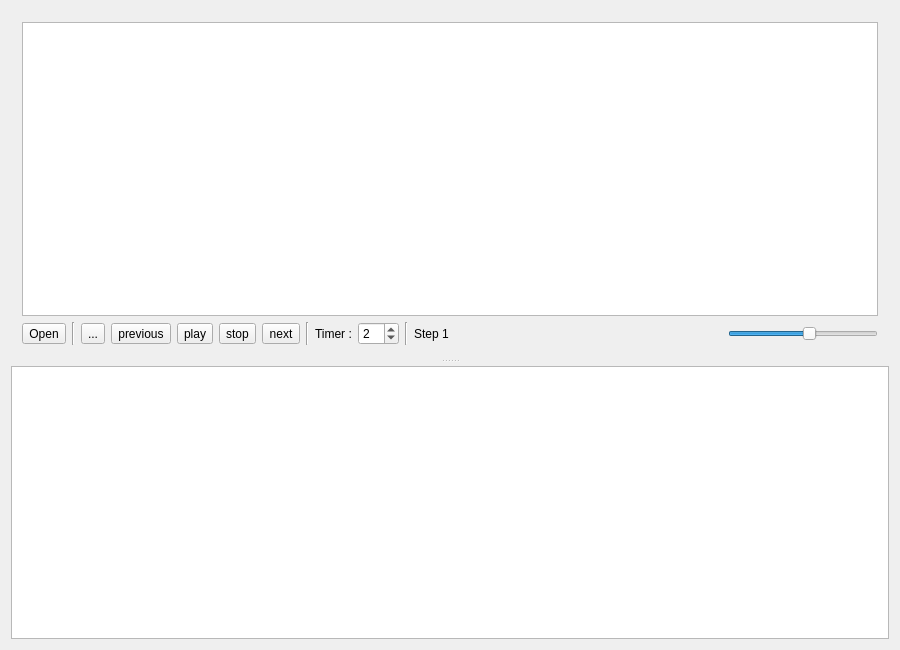
<?xml version="1.0" encoding="UTF-8"?>
<ui version="4.0">
 <class>MainWindow</class>
 <widget class="QMainWindow" name="MainWindow">
  <property name="geometry">
   <rect>
    <x>0</x>
    <y>0</y>
    <width>900</width>
    <height>650</height>
   </rect>
  </property>
  <property name="windowTitle">
   <string>Pert Algorithme Modeling</string>
  </property>
  <property name="windowIcon">
   <iconset resource="resource.qrc">
    <normaloff>:/new/prefix1/icon/MoPert.ico</normaloff>:/new/prefix1/icon/MoPert.ico</iconset>
  </property>
  <widget class="QWidget" name="centralWidget">
   <layout class="QGridLayout" name="gridLayout">
    <item row="0" column="0">
     <widget class="QSplitter" name="splitter">
      <property name="orientation">
       <enum>Qt::Vertical</enum>
      </property>
      <property name="handleWidth">
       <number>10</number>
      </property>
      <widget class="QWidget" name="layoutWidget">
       <layout class="QVBoxLayout" name="verticalLayout">
        <item>
         <widget class="QGraphicsView" name="pertView">
          <property name="renderHints">
           <set>QPainter::Antialiasing|QPainter::HighQualityAntialiasing|QPainter::SmoothPixmapTransform|QPainter::TextAntialiasing</set>
          </property>
         </widget>
        </item>
        <item>
         <layout class="QHBoxLayout" name="horizontalLayout">
          <item>
           <widget class="QToolButton" name="openButton">
            <property name="text">
             <string>Open</string>
            </property>
            <property name="icon">
             <iconset resource="resource.qrc">
              <normaloff>:/new/prefix1/icon/open.ico</normaloff>:/new/prefix1/icon/open.ico</iconset>
            </property>
            <property name="iconSize">
             <size>
              <width>32</width>
              <height>32</height>
             </size>
            </property>
           </widget>
          </item>
          <item>
           <widget class="Line" name="line">
            <property name="orientation">
             <enum>Qt::Vertical</enum>
            </property>
           </widget>
          </item>
          <item>
           <widget class="QToolButton" name="repeatButton">
            <property name="text">
             <string>...</string>
            </property>
            <property name="icon">
             <iconset resource="resource.qrc">
              <normaloff>:/new/prefix1/icon/repeat.ico</normaloff>:/new/prefix1/icon/repeat.ico</iconset>
            </property>
            <property name="iconSize">
             <size>
              <width>32</width>
              <height>32</height>
             </size>
            </property>
           </widget>
          </item>
          <item>
           <widget class="QToolButton" name="previousButton">
            <property name="text">
             <string>previous</string>
            </property>
            <property name="icon">
             <iconset resource="resource.qrc">
              <normaloff>:/new/prefix1/icon/rewind.ico</normaloff>:/new/prefix1/icon/rewind.ico</iconset>
            </property>
            <property name="iconSize">
             <size>
              <width>32</width>
              <height>32</height>
             </size>
            </property>
           </widget>
          </item>
          <item>
           <widget class="QToolButton" name="playButton">
            <property name="text">
             <string>play</string>
            </property>
            <property name="icon">
             <iconset resource="resource.qrc">
              <normaloff>:/new/prefix1/icon/play.ico</normaloff>:/new/prefix1/icon/play.ico</iconset>
            </property>
            <property name="iconSize">
             <size>
              <width>32</width>
              <height>32</height>
             </size>
            </property>
           </widget>
          </item>
          <item>
           <widget class="QToolButton" name="stopButton">
            <property name="text">
             <string>stop</string>
            </property>
            <property name="icon">
             <iconset resource="resource.qrc">
              <normaloff>:/new/prefix1/icon/stop.ico</normaloff>:/new/prefix1/icon/stop.ico</iconset>
            </property>
            <property name="iconSize">
             <size>
              <width>32</width>
              <height>32</height>
             </size>
            </property>
           </widget>
          </item>
          <item>
           <widget class="QToolButton" name="nextButton">
            <property name="text">
             <string>next</string>
            </property>
            <property name="icon">
             <iconset resource="resource.qrc">
              <normaloff>:/new/prefix1/icon/forward.ico</normaloff>:/new/prefix1/icon/forward.ico</iconset>
            </property>
            <property name="iconSize">
             <size>
              <width>32</width>
              <height>32</height>
             </size>
            </property>
           </widget>
          </item>
          <item>
           <widget class="Line" name="line_2">
            <property name="orientation">
             <enum>Qt::Vertical</enum>
            </property>
           </widget>
          </item>
          <item>
           <widget class="QLabel" name="label">
            <property name="text">
             <string>Timer :</string>
            </property>
           </widget>
          </item>
          <item>
           <widget class="QSpinBox" name="timerSpinBox">
            <property name="maximum">
             <number>10</number>
            </property>
            <property name="value">
             <number>2</number>
            </property>
           </widget>
          </item>
          <item>
           <widget class="Line" name="line_3">
            <property name="orientation">
             <enum>Qt::Vertical</enum>
            </property>
           </widget>
          </item>
          <item>
           <widget class="QLabel" name="stepLabel">
            <property name="text">
             <string>Step 1</string>
            </property>
           </widget>
          </item>
          <item>
           <spacer name="horizontalSpacer">
            <property name="orientation">
             <enum>Qt::Horizontal</enum>
            </property>
            <property name="sizeHint" stdset="0">
             <size>
              <width>40</width>
              <height>20</height>
             </size>
            </property>
           </spacer>
          </item>
          <item>
           <widget class="QSlider" name="scaleSlider">
            <property name="sizePolicy">
             <sizepolicy hsizetype="Fixed" vsizetype="Fixed">
              <horstretch>0</horstretch>
              <verstretch>0</verstretch>
             </sizepolicy>
            </property>
            <property name="minimumSize">
             <size>
              <width>150</width>
              <height>0</height>
             </size>
            </property>
            <property name="maximum">
             <number>200</number>
            </property>
            <property name="singleStep">
             <number>10</number>
            </property>
            <property name="value">
             <number>110</number>
            </property>
            <property name="orientation">
             <enum>Qt::Horizontal</enum>
            </property>
           </widget>
          </item>
         </layout>
        </item>
       </layout>
      </widget>
      <widget class="QTextEdit" name="outputText">
       <property name="enabled">
        <bool>true</bool>
       </property>
       <property name="acceptDrops">
        <bool>false</bool>
       </property>
       <property name="undoRedoEnabled">
        <bool>false</bool>
       </property>
       <property name="readOnly">
        <bool>true</bool>
       </property>
       <property name="textInteractionFlags">
        <set>Qt::NoTextInteraction</set>
       </property>
      </widget>
     </widget>
    </item>
   </layout>
  </widget>
 </widget>
 <layoutdefault spacing="6" margin="11"/>
 <resources>
  <include location="resource.qrc"/>
 </resources>
 <connections>
  <connection>
   <sender>openButton</sender>
   <signal>clicked()</signal>
   <receiver>MainWindow</receiver>
   <slot>openButtonClicked()</slot>
   <hints>
    <hint type="sourcelabel">
     <x>42</x>
     <y>333</y>
    </hint>
    <hint type="destinationlabel">
     <x>7</x>
     <y>325</y>
    </hint>
   </hints>
  </connection>
  <connection>
   <sender>scaleSlider</sender>
   <signal>valueChanged(int)</signal>
   <receiver>MainWindow</receiver>
   <slot>sceneScaleChanged(int)</slot>
   <hints>
    <hint type="sourcelabel">
     <x>861</x>
     <y>338</y>
    </hint>
    <hint type="destinationlabel">
     <x>897</x>
     <y>340</y>
    </hint>
   </hints>
  </connection>
  <connection>
   <sender>playButton</sender>
   <signal>clicked()</signal>
   <receiver>MainWindow</receiver>
   <slot>playButtonClicked()</slot>
   <hints>
    <hint type="sourcelabel">
     <x>190</x>
     <y>338</y>
    </hint>
    <hint type="destinationlabel">
     <x>5</x>
     <y>293</y>
    </hint>
   </hints>
  </connection>
  <connection>
   <sender>stopButton</sender>
   <signal>clicked()</signal>
   <receiver>MainWindow</receiver>
   <slot>stopButtonClicked()</slot>
   <hints>
    <hint type="sourcelabel">
     <x>261</x>
     <y>343</y>
    </hint>
    <hint type="destinationlabel">
     <x>5</x>
     <y>380</y>
    </hint>
   </hints>
  </connection>
  <connection>
   <sender>repeatButton</sender>
   <signal>clicked()</signal>
   <receiver>MainWindow</receiver>
   <slot>repeatButtonClicked()</slot>
   <hints>
    <hint type="sourcelabel">
     <x>96</x>
     <y>342</y>
    </hint>
    <hint type="destinationlabel">
     <x>5</x>
     <y>427</y>
    </hint>
   </hints>
  </connection>
  <connection>
   <sender>previousButton</sender>
   <signal>clicked()</signal>
   <receiver>MainWindow</receiver>
   <slot>previousButtonClicked()</slot>
   <hints>
    <hint type="sourcelabel">
     <x>153</x>
     <y>347</y>
    </hint>
    <hint type="destinationlabel">
     <x>7</x>
     <y>470</y>
    </hint>
   </hints>
  </connection>
  <connection>
   <sender>nextButton</sender>
   <signal>clicked()</signal>
   <receiver>MainWindow</receiver>
   <slot>nextButtonClicked()</slot>
   <hints>
    <hint type="sourcelabel">
     <x>307</x>
     <y>344</y>
    </hint>
    <hint type="destinationlabel">
     <x>4</x>
     <y>509</y>
    </hint>
   </hints>
  </connection>
  <connection>
   <sender>timerSpinBox</sender>
   <signal>valueChanged(int)</signal>
   <receiver>MainWindow</receiver>
   <slot>timerChange(int)</slot>
   <hints>
    <hint type="sourcelabel">
     <x>427</x>
     <y>333</y>
    </hint>
    <hint type="destinationlabel">
     <x>6</x>
     <y>189</y>
    </hint>
   </hints>
  </connection>
 </connections>
 <slots>
  <slot>openButtonClicked()</slot>
  <slot>sceneScaleChanged(int)</slot>
  <slot>playButtonClicked()</slot>
  <slot>stopButtonClicked()</slot>
  <slot>repeatButtonClicked()</slot>
  <slot>previousButtonClicked()</slot>
  <slot>nextButtonClicked()</slot>
  <slot>timerChange(int)</slot>
 </slots>
</ui>
